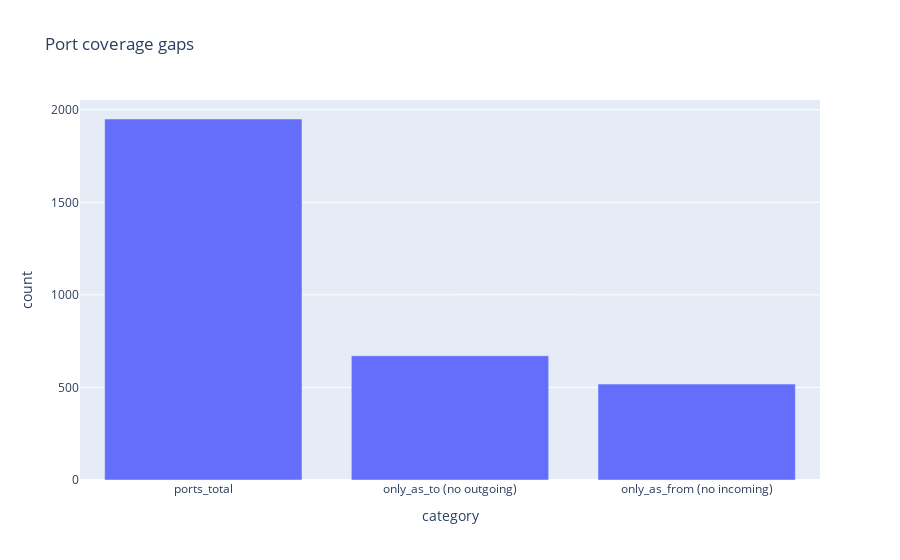

The notebook cell saved with this chart:
### Code cell
import plotly.express as px

coverage = pd.DataFrame({
    "category": ["ports_total", "only_as_to (no outgoing)", "only_as_from (no incoming)"],
    "count": [len(all_ports), len(only_to_ports), len(only_from_ports)]
})
px.bar(coverage, x="category", y="count", title="Port coverage gaps")

### Figure 1 — Plotly figure (JSON) as saved in the notebook; plotly's stock layout.template omitted (floating-point values rounded to 4 significant figures)
{"data": [{"hovertemplate": "category=%{x}<br>count=%{y}<extra></extra>", "legendgroup": "", "marker": {"color": "#636efa", "pattern": {"shape": ""}}, "name": "", "orientation": "v", "showlegend": false, "textposition": "auto", "type": "bar", "x": ["ports_total", "only_as_to (no outgoing)", "only_as_from (no incoming)"], "xaxis": "x", "y": [1950, 671, 518], "yaxis": "y"}], "layout": {"barmode": "relative", "legend": {"tracegroupgap": 0}, "title": {"text": "Port coverage gaps"}, "xaxis": {"anchor": "y", "domain": [0, 1], "title": {"text": "category"}}, "yaxis": {"anchor": "x", "domain": [0, 1], "title": {"text": "count"}}}}
